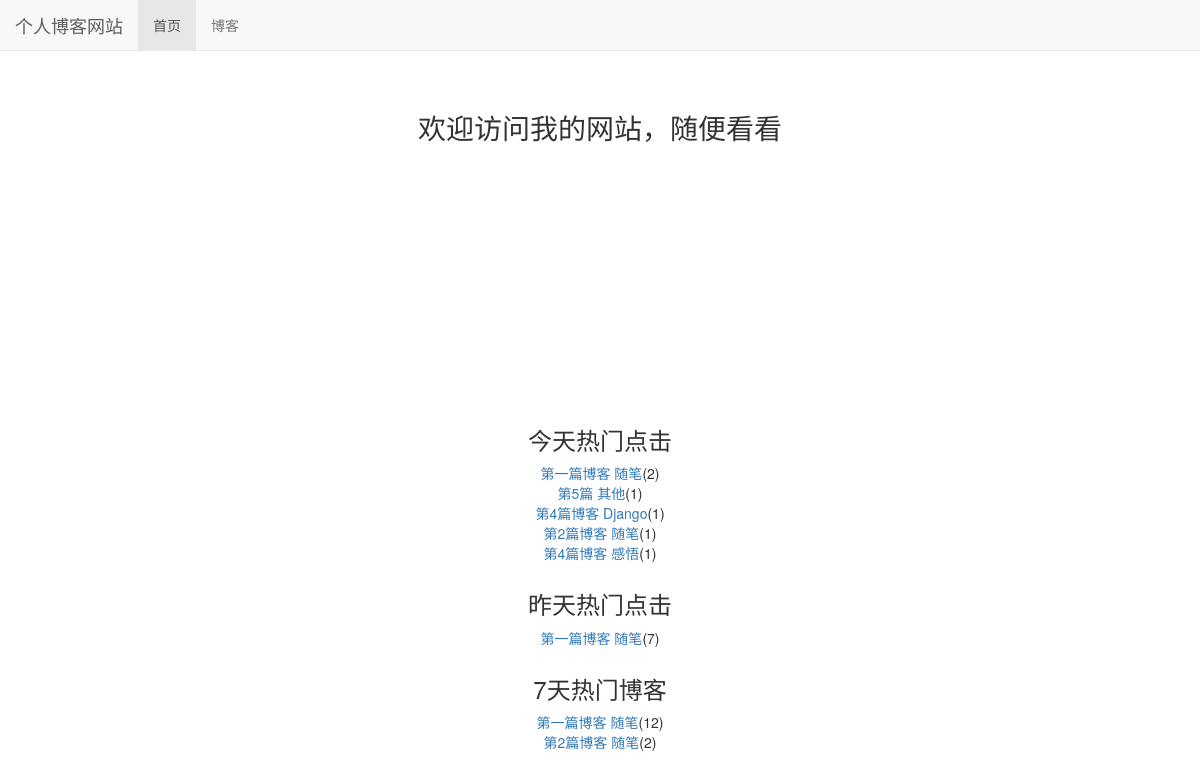
The page / on the database its author committed.
### read_statistics/models.py (models this page shows)
class ReadDetail(models.Model):
    date = models.DateField(default=timezone.now)
    read_num = models.IntegerField(default=0)
    content_type = models.ForeignKey(ContentType, on_delete=models.DO_NOTHING)
    object_id = models.PositiveIntegerField()
    content_object = GenericForeignKey('content_type', 'object_id')

### blog/models.py (models this page shows, shortened)
class Blog(models.Model, ReadNumExpandMethod):  # 继承 方法
    title = models.CharField(max_length=50)
    blog_type = models.ForeignKey(BlogType, on_delete=models.DO_NOTHING)
    content = RichTextUploadingField()
    author = models.ForeignKey(User, on_delete=models.DO_NOTHING)
    read_details = GenericRelation(ReadDetail)
    created_time = models.DateTimeField(auto_now_add=True)
    last_updated_time = models.DateTimeField(auto_now=True)
    class Meta:
        ordering = ['created_time']

### mysite/views.py (the view)
# urls.py: 2. Add a URL to urlpatterns:  path('', views.home, name='home')
def home(request):
    blog_content_type = ContentType.objects.get_for_model(Blog)
    dates, read_nums = get_seven_days_read_data(blog_content_type)
    today_hot_data = get_today_hot_data(blog_content_type)
    yesterday_hot_data = get_yesterday_hot_data(blog_content_type)
    hot_data_for_7_days = cache.get('hot_data_for_7_days')
    if hot_data_for_7_days is None:
        hot_data_for_7_days = get_7_days_hot_data(blog_content_type)
        cache.set('hot_data_for_7_days', hot_data_for_7_days, 20)
        print('calc')
    else:
        print('use cache')
    context = {}
    context['dates'] = dates
    context['read_nums'] = read_nums
    context['today_hot_data'] = today_hot_data
    context['yesterday_hot_data'] = yesterday_hot_data
    context['hot_data_for_7_days'] = hot_data_for_7_days
    return render(request, 'home.html', context)

### read_statistics/utils.py (called while the page is built)
def get_seven_days_read_data(content_type):
    today = timezone.now().date()
    dates = []
    read_nums = []
    for i in range(6, -1, -1):
        date = today - datetime.timedelta(days=i)
        dates.append(date.strftime('%m/%d'))
        read_details = ReadDetail.objects.filter(
            content_type=content_type, date=date)
        result = read_details.aggregate(read_num_sum=Sum('read_num'))  # 聚合
        read_nums.append(result['read_num_sum'] or 0)  # 空则为0
    return dates, read_nums

def get_today_hot_data(content_type):
    today = timezone.now().date()
    read_details = ReadDetail.objects.filter(
        content_type=content_type, date=today).order_by('-read_num')
    return read_details[:7]  # 取前7条

def get_yesterday_hot_data(content_type):
    today = timezone.now().date()
    yesterday = today - datetime.timedelta(days=1)
    read_details = ReadDetail.objects.filter(
        content_type=content_type, date=yesterday).order_by('-read_num')
    return read_details[:7]

def get_7_days_hot_data(content_type):
    today = timezone.now().date()
    date = today - datetime.timedelta(days=7)
    blogs = Blog.objects\
        .filter(read_details__date__lt=today, read_details__date__gte=date)\
        .values('id', 'title')\
        .annotate(read_num_sum=Sum('read_details__read_num'))\
        .order_by('-read_num_sum')
    return blogs[:7]

### templates/home.html (shortened to what this page needs)
{% extends "base.html" %}
{% load staticfiles %}
{% block nav_home_active %}active{% endblock %}
{% block header_extends %}
    <link rel="stylesheet" href="{% static 'home.css' %}">
{% endblock header_extends %}
{% block content %}
    <h3 class="home-content">欢迎访问我的网站，随便看看</h3>
    <div id="container"></div>
<div class="hot-data">
    <h3 class="hot_data_title">今天热门点击</h3>
    <ul>
        {% for hot_data in today_hot_data  %}
        <li><a href="{% url 'blog_detail' hot_data.content_object.pk %}">{{ hot_data.content_object.title }}</a>({{ hot_data.read_num }})</li>
        {% empty %}
        <li>今天暂时没有热门博客</li>
        {% endfor %}
    </ul>
</div>
<div class="hot-data">
    <h3>昨天热门点击</h3>
    <ul>
        {% for hot_data in yesterday_hot_data  %}
        <li><a href="{% url 'blog_detail' hot_data.content_object.pk %}">{{ hot_data.content_object.title }}</a>({{ hot_data.read_num }})</li>
        {% empty %}
        <li>昨天没有热门博客</li>
        {% endfor %}
    </ul>
</div>
<div class="hot-data">
    <h3>7天热门博客</h3>
    <ul>
        {% for hot_data in hot_data_for_7_days  %}
        <li><a href="{% url 'blog_detail' hot_data.id %}">{{ hot_data.title }}</a>({{ hot_data.read_num_sum }})</li>
        {% empty %}
        <li>没有热门博客</li>
        {% endfor %}
    </ul>
</div>
{% endblock content %}

### static/base.css (style rules this page uses)
* { margin: 0; padding: 0; }
body { margin-top: 70px!important; }
ul { list-style: none; }

### static/home.css (style rules this page uses)
h3.home-content { font-size: 2em; text-align: center; margin-top: 4em; margin-bottom: 2em; }
div#container { margin: 0 auto; height:200px; width: 600px; }
div.hot-data { text-align: center; margin-top: 2em }

### rows shown on the page
ReadDetail: content_object "第一篇博客 随笔", read_num "2"
ReadDetail: content_object "第5篇 其他", read_num "1"
ReadDetail: content_object "第4篇博客 Django", read_num "1"
ReadDetail: content_object "第2篇博客 随笔", read_num "1"
ReadDetail: content_object "第4篇博客 感悟", read_num "1"
ReadDetail: content_object "第一篇博客 随笔", read_num "7"
Blog: title "第一篇博客 随笔", read_num_sum "12"
Blog: title "第2篇博客 随笔", read_num_sum "2"
